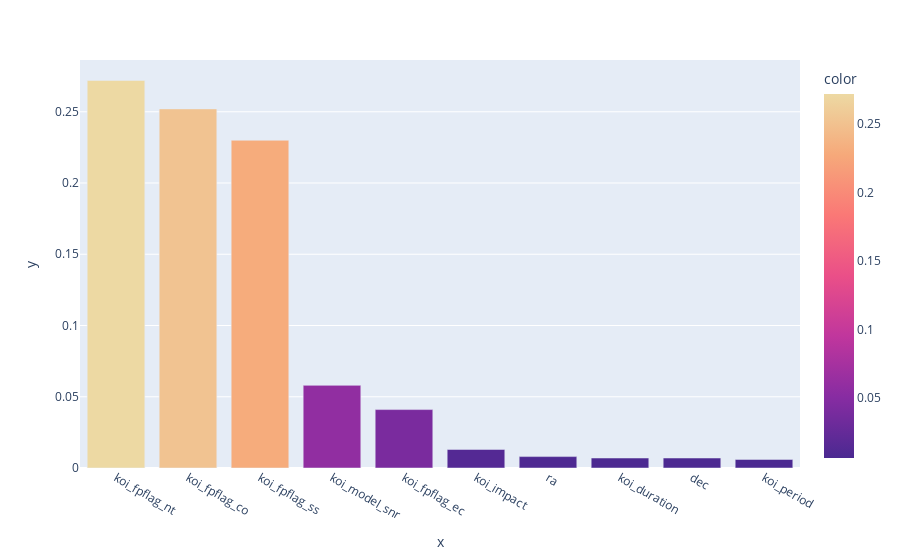

The code cell stored with this chart in its notebook:
### Code cell
import plotly.express as px
from plotly.offline import offline

fig = px.bar(x=feat_list[:10], y=values_list[:10],
             color=values_list[:10],
             color_continuous_scale='agsunset')

fig.write_image("non_scaled_features_importance_bar_chart_randomforest.png")
offline.plot(fig, filename='non_scaled_features_importance_bar_chart_randomforest.html')
fig.show()

### Figure 1 — Plotly figure (JSON) as saved in the notebook; plotly's stock layout.template omitted (floating-point values rounded to 4 significant figures)
{"data": [{"alignmentgroup": "True", "hovertemplate": "x=%{x}<br>y=%{y}<br>color=%{marker.color}<extra></extra>", "legendgroup": "", "marker": {"color": [0.272, 0.252, 0.23, 0.058, 0.041, 0.013, 0.008, 0.007, 0.007, 0.006], "coloraxis": "coloraxis", "pattern": {"shape": ""}}, "name": "", "offsetgroup": "", "orientation": "v", "showlegend": false, "textposition": "auto", "type": "bar", "x": ["koi_fpflag_nt", "koi_fpflag_co", "koi_fpflag_ss", "koi_model_snr", "koi_fpflag_ec", "koi_impact", "ra", "koi_duration", "dec", "koi_period"], "xaxis": "x", "y": [0.272, 0.252, 0.23, 0.058, 0.041, 0.013, 0.008, 0.007, 0.007, 0.006], "yaxis": "y"}], "layout": {"barmode": "relative", "coloraxis": {"colorbar": {"title": {"text": "color"}}, "colorscale": [[0, "rgb(75, 41, 145)"], [0.1667, "rgb(135, 44, 162)"], [0.3333, "rgb(192, 54, 157)"], [0.5, "rgb(234, 79, 136)"], [0.6667, "rgb(250, 120, 118)"], [0.8333, "rgb(246, 169, 122)"], [1, "rgb(237, 217, 163)"]]}, "legend": {"tracegroupgap": 0}, "margin": {"t": 60}, "xaxis": {"anchor": "y", "domain": [0, 1], "title": {"text": "x"}}, "yaxis": {"anchor": "x", "domain": [0, 1], "title": {"text": "y"}}}}
